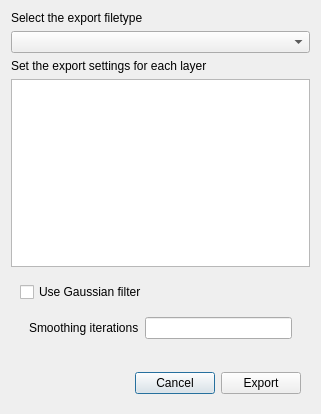
<?xml version="1.0" encoding="UTF-8"?>
<ui version="4.0">
 <class>Dialog</class>
 <widget class="QDialog" name="Dialog">
  <property name="geometry">
   <rect>
    <x>0</x>
    <y>0</y>
    <width>321</width>
    <height>414</height>
   </rect>
  </property>
  <property name="windowTitle">
   <string>Export 3D Volume</string>
  </property>
  <layout class="QGridLayout" name="gridLayout">
   <item row="0" column="0">
    <widget class="QLabel" name="label_filetype_message">
     <property name="text">
      <string>Select the export filetype</string>
     </property>
    </widget>
   </item>
   <item row="1" column="0">
    <widget class="QComboBox" name="combosel_filetype"/>
   </item>
   <item row="2" column="0">
    <widget class="QLabel" name="label_settings_message">
     <property name="text">
      <string>Set the export settings for each layer</string>
     </property>
    </widget>
   </item>
   <item row="3" column="0">
    <widget class="QListWidget" name="listsel_layer"/>
   </item>
   <item row="4" column="0">
    <widget class="QWidget" name="widget_2" native="true">
     <layout class="QVBoxLayout" name="verticalLayout">
      <item>
       <widget class="QCheckBox" name="bool_gaussian_filter">
        <property name="text">
         <string>Use Gaussian filter</string>
        </property>
       </widget>
      </item>
      <item>
       <widget class="QWidget" name="widget_3" native="true">
        <layout class="QHBoxLayout" name="horizontalLayout_2">
         <item>
          <widget class="QLabel" name="label_smoothing_iterations">
           <property name="text">
            <string>Smoothing iterations</string>
           </property>
          </widget>
         </item>
         <item>
          <widget class="QLineEdit" name="valuetext_smoothing_iterations"/>
         </item>
        </layout>
       </widget>
      </item>
     </layout>
    </widget>
   </item>
   <item row="5" column="0">
    <widget class="QWidget" name="widget" native="true">
     <layout class="QHBoxLayout" name="horizontalLayout">
      <item>
       <spacer name="horizontalSpacer_3">
        <property name="orientation">
         <enum>Qt::Horizontal</enum>
        </property>
        <property name="sizeHint" stdset="0">
         <size>
          <width>110</width>
          <height>20</height>
         </size>
        </property>
       </spacer>
      </item>
      <item>
       <widget class="QPushButton" name="button_cancel">
        <property name="text">
         <string>Cancel</string>
        </property>
       </widget>
      </item>
      <item>
       <widget class="QPushButton" name="button_ok">
        <property name="text">
         <string>Export</string>
        </property>
       </widget>
      </item>
     </layout>
    </widget>
   </item>
  </layout>
 </widget>
 <resources/>
 <connections/>
</ui>
